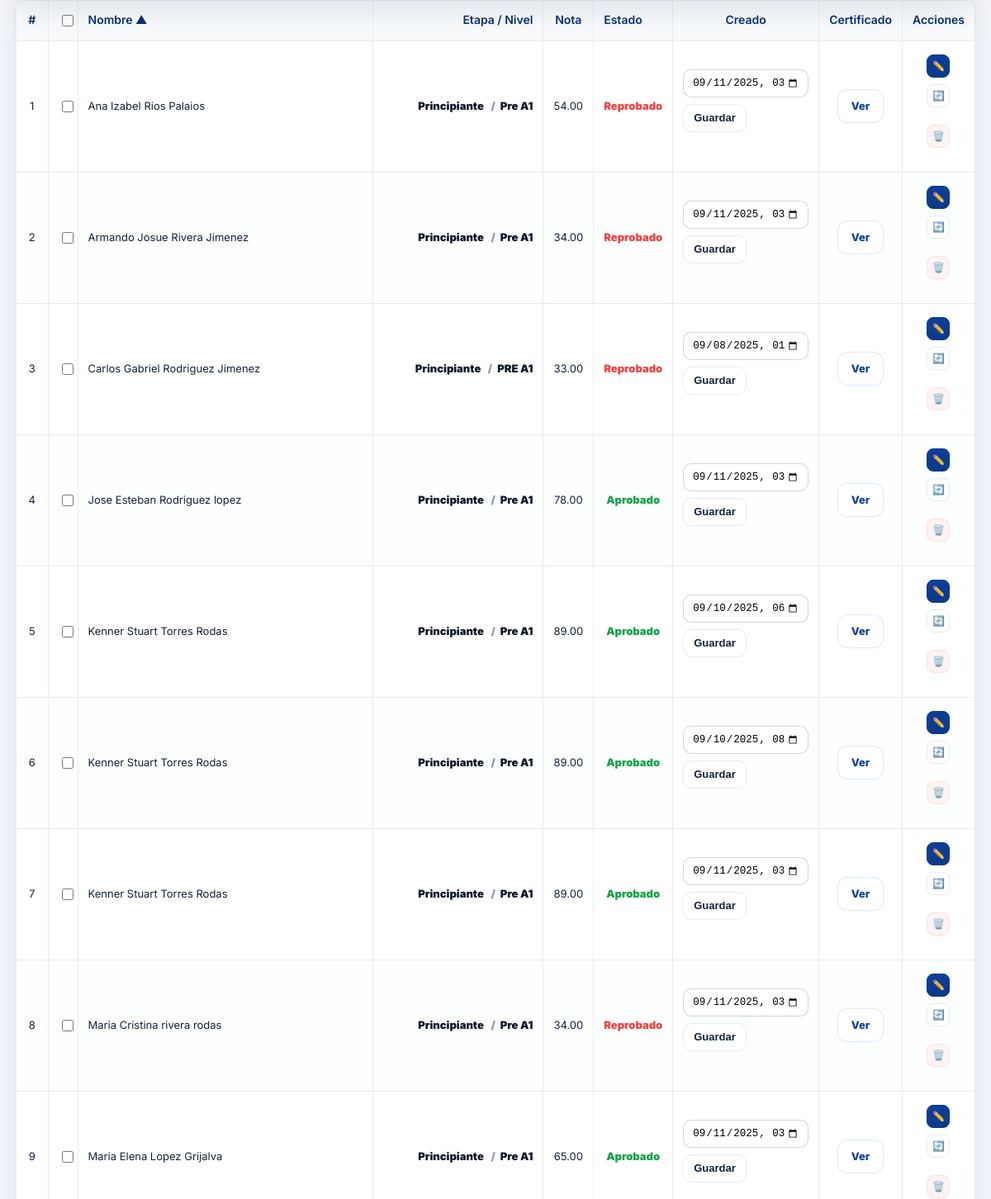
Page /admin?q=&etapa=&nivel=&estado=&nota_min=&nota_max=&sort=nombre&order=asc&per_page=10&page=1 (signed in, middle part) on the earlier database version.
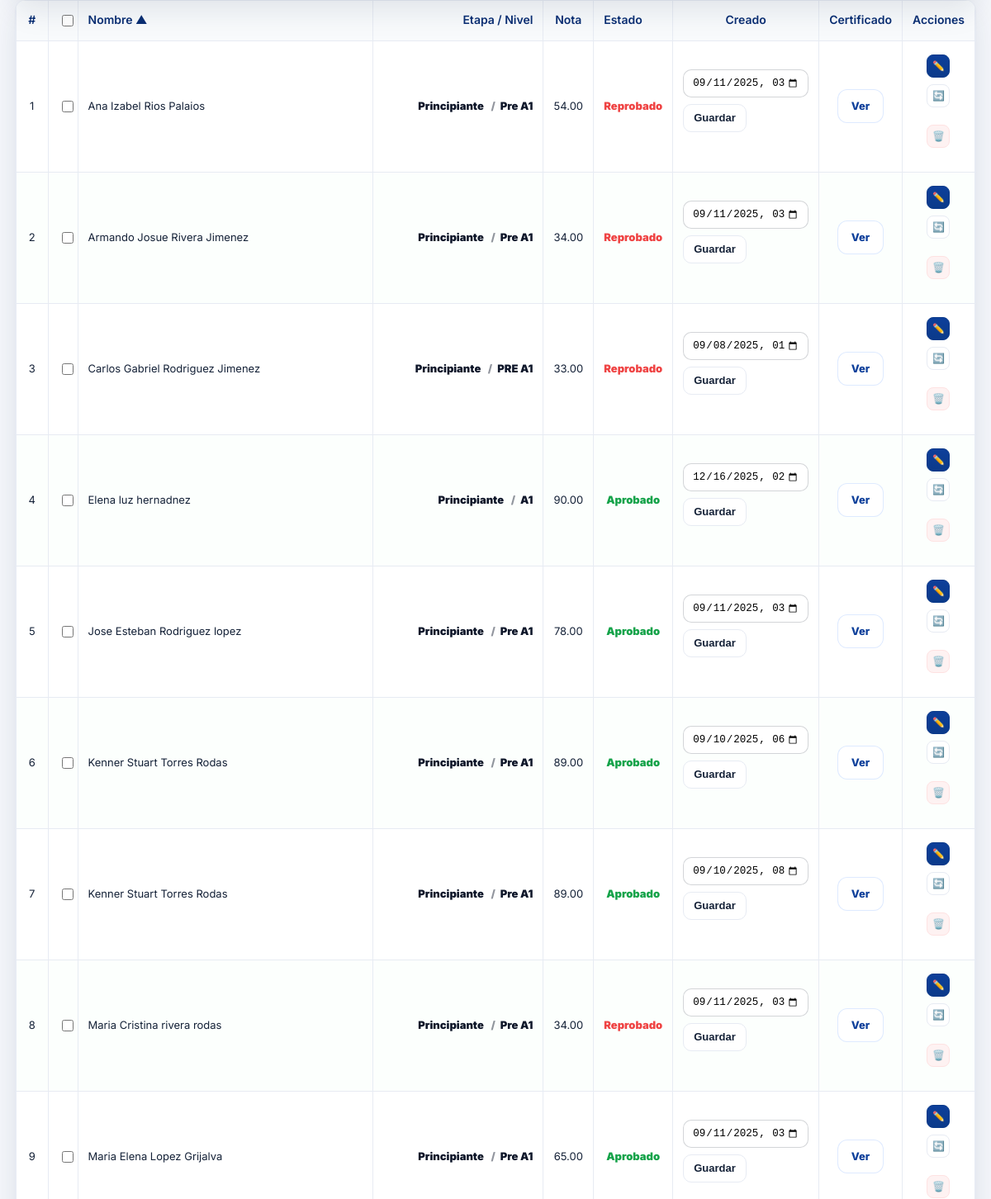
Same page on the later database version.
### tables this page shows
CREATE TABLE estudiantes(
          id INTEGER PRIMARY KEY AUTOINCREMENT,
          token TEXT UNIQUE NOT NULL,
          nombre TEXT NOT NULL,
          curso TEXT NOT NULL,
          nota REAL NOT NULL,
          estado TEXT CHECK(estado IN ('Aprobado','Reprobado')) NOT NULL,
          creado_en TEXT NOT NULL
        , columna TEXT, notas TEXT);

### app.py (the view, shortened to what this page needs)
@app.route("/admin", methods=["GET", "POST"])
@login_required
@role_required("admin", "subadmin")
def admin():
    q        = (request.args.get("q") or "").strip()
    etapa_filtro  = canonical_etapa((request.args.get("etapa") or "").strip()) if (request.args.get("etapa") or "").strip() else ""
    nivel_filtro  = (request.args.get("nivel") or "").strip()
    estado_filtro = (request.args.get("estado") or "").strip()
    nota_min_s = (request.args.get("nota_min") or "").strip()
    nota_max_s = (request.args.get("nota_max") or "").strip()
    sort     = (request.args.get("sort") or "creado_en").strip()
    order    = (request.args.get("order") or "desc").lower()
    page     = int(request.args.get("page", 1) or 1)
    per_page = int(request.args.get("per_page", 10) or 10)
    allowed_sorts = {"id", "token", "nombre", "curso", "nota", "estado", "creado_en"}
    if sort not in allowed_sorts:
        sort = "creado_en"
    if order not in {"asc", "desc"}:
        order = "desc"
    if per_page not in (10, 25, 50, 100):
        per_page = 10
    if page < 1:
        page = 1
    niveles_filtro = ETAPAS.get(etapa_filtro, []) if etapa_filtro else []
    where_parts = ["1=1"]
    params = []
    if q:
        q_norm = f"%{strip_accents_py(q).lower()}%"
        where_parts.append(" (lower(strip_accents(nombre)) LIKE ? OR lower(strip_accents(curso)) LIKE ? OR token LIKE ?) ")
        params.extend([q_norm, q_norm, f"%{q}%"])
    if etapa_filtro:
        where_parts.append(" curso LIKE ? ")
        params.append(f"{etapa_filtro} - %")
    if estado_filtro:
        where_parts.append(" estado = ? ")
        params.append(estado_filtro)
    try:
        if nota_min_s != "":
            nota_min = float(nota_min_s)
            where_parts.append(" nota >= ? ")
            params.append(nota_min)
    except Exception:
        pass
    try:
        if nota_max_s != "":
            nota_max = float(nota_max_s)
            where_parts.append(" nota <= ? ")
            params.append(nota_max)
    except Exception:
        pass
    where = " AND ".join(where_parts)
    with conn() as cdb:
        total = cdb.execute(f"SELECT COUNT(*) FROM estudiantes WHERE {where}", params).fetchone()[0]
        total_pages = max(1, (total + per_page - 1) // per_page)
        if page > total_pages:
            page = total_pages
        offset = (page - 1) * per_page
        rows = cdb.execute(
            f"SELECT * FROM estudiantes WHERE {where} "
            f"ORDER BY {sort} {order.upper()} LIMIT ? OFFSET ?",
            (*params, per_page, offset),
        ).fetchall()
    listado = [{
        "id": e["id"],
        "token": e["token"],
        "nombre": e["nombre"],
        "curso": e["curso"],
        "nota": e["nota"],
        "estado": e["estado"],
        "creado_en": e["creado_en"],
        "qr_url": f"/static/qrs/{e['token']}.png",
        "cert_url": url_for("ver_cert", token=e["token"], _external=True),
    } for e in rows]
    pages = list(range(max(1, page - 2), min(total_pages, page + 2) + 1))
    return render_template(
        "admin.html",
        estudiantes=listado,
        q=q,
        etapa_filtro=etapa_filtro,
        nivel_filtro=nivel_filtro,
        niveles_filtro=niveles_filtro,
        estado_filtro=estado_filtro,
        nota_min=nota_min_s,
        nota_max=nota_max_s,
        sort=sort,
        order=order,
        page=page,
        per_page=per_page,
        total=total,
        total_pages=total_pages,
        pages=pages,
    )

### app.py (called while the page is built)
@app.context_processor
def inject_user():
    return {
        "current_user": session.get("user"),
        "PASSING_GRADE": PASSING_GRADE,
        "ETAPAS": ETAPAS,
        "YEAR": datetime.now().year,   # <-- año dinámico para footer
    }

def conn():
    c = sqlite3.connect(DB_PATH)
    c.row_factory = sqlite3.Row
    c.create_function("strip_accents", 1, strip_accents_py)
    return c

def _to_datetime_local_str(db_str: str) -> str:
    if not db_str:
        return ""
    try:
        dt = datetime.strptime(db_str, "%Y-%m-%d %H:%M:%S")
        return dt.strftime("%Y-%m-%dT%H:%M")
    except Exception:
        pass
    try:
        dt = datetime.fromisoformat(db_str)
        return dt.strftime("%Y-%m-%dT%H:%M")
    except Exception:
        return ""

def login_required(view):
    @wraps(view)
    def wrapper(*args, **kwargs):
        user = session.get("user")
        if not user:
            return redirect(url_for("login", next=request.path))
        return view(*args, **kwargs)
    return wrapper

@app.context_processor
def inject_user():
    return {"current_user": session.get("user"),
            "PASSING_GRADE": PASSING_GRADE,
            "ETAPAS": ETAPAS}

### templates/admin.html (shortened to what the changed rows need)
  {% extends "base.html" %}
  {% block body_class %}page-admin{% endblock %}
  {% block content %}
  <div class="table-wrap">
    <table class="responsive compact-table">
      <thead>
        {% set inv = 'asc' if order == 'desc' else 'desc' %}
        <tr>
          <th class="col-num">#</th>
          <th class="th-check"><input type="checkbox" id="check_all"></th>
          <th class="col-nombre">
            <a href="{{ url_for('admin', q=q, etapa=etapa_filtro, nivel=nivel_filtro, estado=estado_filtro, nota_min=nota_min, nota_max=nota_max, sort='nombre', order=inv if sort=='nombre' else 'asc', per_page=per_page, page=1) }}">
              Nombre {% if sort=='nombre' %}{{ '▲' if order=='asc' else '▼' }}{% endif %}
            </a>
          </th>
          <th class="col-curso">
            <a href="{{ url_for('admin', q=q, etapa=etapa_filtro, nivel=nivel_filtro, estado=estado_filtro, nota_min=nota_min, nota_max=nota_max, sort='curso', order=inv if sort=='curso' else 'asc', per_page=per_page, page=1) }}">
              Etapa / Nivel {% if sort=='curso' %}{{ '▲' if order=='asc' else '▼' }}{% endif %}
            </a>
          </th>
          <th class="col-nota">
            <a href="{{ url_for('admin', q=q, etapa=etapa_filtro, nivel=nivel_filtro, estado=estado_filtro, nota_min=nota_min, nota_max=nota_max, sort='nota', order=inv if sort=='nota' else 'asc', per_page=per_page, page=1) }}">
              Nota {% if sort=='nota' %}{{ '▲' if order=='asc' else '▼' }}{% endif %}
            </a>
          </th>
          <th class="col-estado">
            <a href="{{ url_for('admin', q=q, etapa=etapa_filtro, nivel=nivel_filtro, estado=estado_filtro, nota_min=nota_min, nota_max=nota_max, sort='estado', order=inv if sort=='estado' else 'asc', per_page=per_page, page=1) }}">
              Estado {% if sort=='estado' %}{{ '▲' if order=='asc' else '▼' }}{% endif %}
            </a>
          </th>
          <th class="col-creado">
            <a href="{{ url_for('admin', q=q, etapa=etapa_filtro, nivel=nivel_filtro, estado=estado_filtro, nota_min=nota_min, nota_max=nota_max, sort='creado_en', order=inv if sort=='creado_en' else 'desc', per_page=per_page, page=1) }}">
              Creado {% if sort=='creado_en' %}{{ '▲' if order=='asc' else '▼' }}{% endif %}
            </a>
          </th>
          <th class="col-cert">Certificado</th>
          <th class="col-acc">Acciones</th>
        </tr>
      </thead>
      <tbody>
        {% for e in estudiantes %}
        <tr>
          <td class="col-num text-muted">{{ (page - 1) * per_page + loop.index }}</td>
          <td class="td-check">
            <input type="checkbox" class="row-check" value="{{ e.id }}">
          </td>
          <td class="col-nombre" data-th="Nombre">{{ e.nombre }}</td>
          <td class="col-curso" data-th="Etapa / Nivel">
            {% set parts = (e.curso or '').split(' - ') %}
            <span class="stage-inline">
              {{ parts[0] }}
              {% if parts|length > 1 %}
                <span class="sep">/</span>{{ parts[1] }}
              {% endif %}
            </span>
          </td>
          <td class="col-nota" data-th="Nota">{{ '%.2f'|format(e.nota) }}</td>
          <td class="col-estado" data-th="Estado">
            <span class="{{ 'ok' if e.estado=='Aprobado' else 'bad' }}">{{ e.estado }}</span>
          </td>
          <td class="col-creado" data-th="Creado">
            <form method="post" action="{{ url_for('update_fecha', id=e.id) }}" class="inline-date-form">
              <input type="datetime-local" name="creado_en" value="{{ e.creado_en|dtlocal }}">
              <button class="btn btn-sm">Guardar</button>
            </form>
          </td>
          <td class="col-cert" data-th="Certificado">
            <a class="btn btn-outline" href="{{ e.cert_url }}" target="_blank">Ver</a>
          </td>
          <td class="col-acc" data-th="Acciones">
            <div class="row-actions">
              <a class="btn btn-sm btn-primary" href="{{ url_for('editar_estudiante', id=e.id) }}">✏️</a>
              <form method="post" action="{{ url_for('regenerar_qr', token=e.token) }}">
                <button class="btn btn-sm btn-secondary">🔄</button>
              </form>
              <form method="post" action="{{ url_for('eliminar_estudiante', id=e.id) }}" class="delete-form">
                <button type="button" class="btn danger delete-btn">🗑️</button>
              </form>
            </div>
          </td>
        </tr>
        {% else %}
        <tr><td colspan="9" style="text-align:center;">Sin registros</td></tr>
        {% endfor %}
      </tbody>
    </table>
  </div>
  {% endblock %}

Differences in the rows shown:
removed estudiantes: index "7", nombre "Kenner Stuart Torres Rodas", parts "Principiante", parts "Pre A1", nota "89.00", estado "Aprobado", creado_en "09/11/2025 15:03"
added estudiantes: index "4", nombre "Elena luz hernadnez", parts "Principiante", parts "A1", nota "90.00", estado "Aprobado", creado_en "12/16/2025 14:39"
computed for estudiantes "Jose Esteban Rodriguez lopez": index "4" → "5"
computed for estudiantes (number 6 of 9 on the later page): index "5" → "6"
computed for estudiantes (number 7 of 9 on the later page): index "6" → "7"
